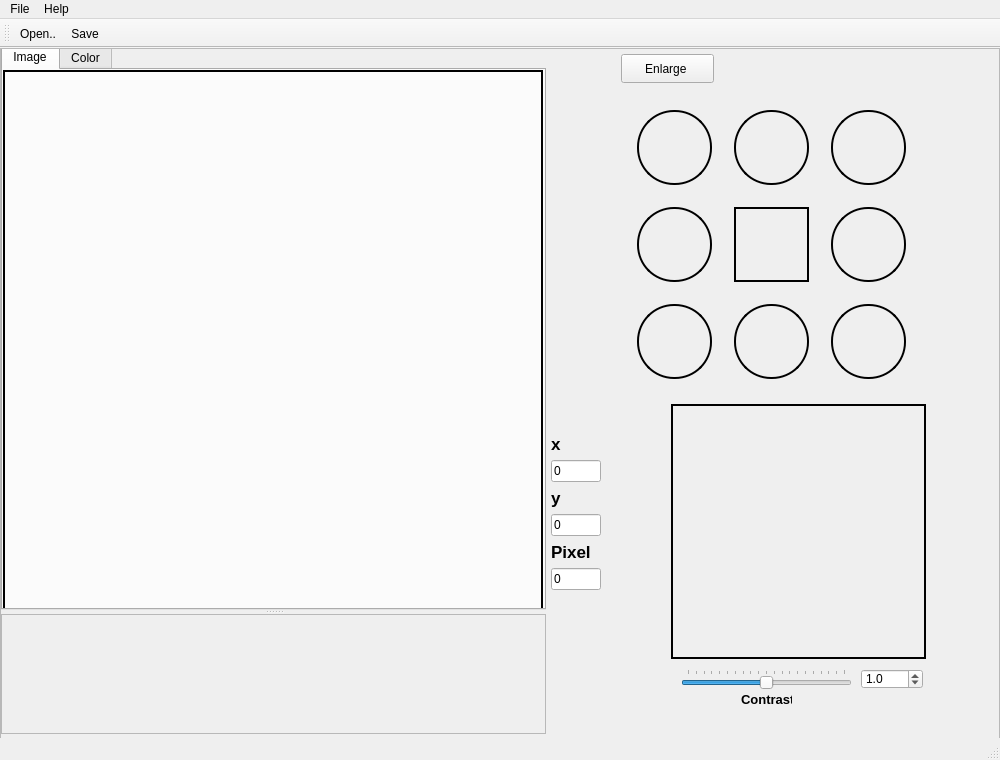
<?xml version="1.0" encoding="UTF-8"?>
<ui version="4.0">
 <class>MainWindow</class>
 <widget class="QMainWindow" name="MainWindow">
  <property name="geometry">
   <rect>
    <x>0</x>
    <y>0</y>
    <width>1000</width>
    <height>760</height>
   </rect>
  </property>
  <property name="windowTitle">
   <string>PiCut</string>
  </property>
  <property name="windowIcon">
   <iconset>
    <normaloff>../icon/crop.png</normaloff>../icon/crop.png</iconset>
  </property>
  <property name="accessibleName">
   <string/>
  </property>
  <property name="styleSheet">
   <string notr="true">QPushButton::hover {
    background: #D3D3D3;
	}
    
QPushButton::pressed{
    background: #C3C3C3;
    color: purple;
	}</string>
  </property>
  <widget class="QWidget" name="centralwidget">
   <property name="maximumSize">
    <size>
     <width>1000</width>
     <height>760</height>
    </size>
   </property>
   <widget class="QScrollArea" name="scrollArea_3">
    <property name="geometry">
     <rect>
      <x>0</x>
      <y>0</y>
      <width>1000</width>
      <height>760</height>
     </rect>
    </property>
    <property name="sizePolicy">
     <sizepolicy hsizetype="Maximum" vsizetype="Maximum">
      <horstretch>0</horstretch>
      <verstretch>0</verstretch>
     </sizepolicy>
    </property>
    <property name="minimumSize">
     <size>
      <width>0</width>
      <height>760</height>
     </size>
    </property>
    <property name="maximumSize">
     <size>
      <width>1000</width>
      <height>760</height>
     </size>
    </property>
    <property name="widgetResizable">
     <bool>true</bool>
    </property>
    <widget class="QWidget" name="scrollAreaWidgetContents">
     <property name="geometry">
      <rect>
       <x>0</x>
       <y>0</y>
       <width>998</width>
       <height>758</height>
      </rect>
     </property>
     <property name="sizePolicy">
      <sizepolicy hsizetype="Preferred" vsizetype="Preferred">
       <horstretch>0</horstretch>
       <verstretch>0</verstretch>
      </sizepolicy>
     </property>
     <widget class="QLabel" name="label">
      <property name="geometry">
       <rect>
        <x>740</x>
        <y>640</y>
        <width>51</width>
        <height>20</height>
       </rect>
      </property>
      <property name="font">
       <font>
        <pointsize>10</pointsize>
        <bold>true</bold>
       </font>
      </property>
      <property name="text">
       <string>Contrast</string>
      </property>
     </widget>
     <widget class="QWidget" name="layoutWidget">
      <property name="geometry">
       <rect>
        <x>550</x>
        <y>385</y>
        <width>51</width>
        <height>173</height>
       </rect>
      </property>
      <layout class="QFormLayout" name="formLayout">
       <item row="0" column="0">
        <widget class="QLabel" name="nameLabel_2">
         <property name="font">
          <font>
           <pointsize>13</pointsize>
           <bold>true</bold>
          </font>
         </property>
         <property name="text">
          <string>x</string>
         </property>
        </widget>
       </item>
       <item row="1" column="0">
        <widget class="QLineEdit" name="xValue">
         <property name="maximumSize">
          <size>
           <width>50</width>
           <height>16777215</height>
          </size>
         </property>
         <property name="text">
          <string>0</string>
         </property>
        </widget>
       </item>
       <item row="2" column="0">
        <widget class="QLabel" name="nameLabel_3">
         <property name="font">
          <font>
           <pointsize>13</pointsize>
           <bold>true</bold>
          </font>
         </property>
         <property name="text">
          <string>y</string>
         </property>
        </widget>
       </item>
       <item row="3" column="0">
        <widget class="QLineEdit" name="yValue">
         <property name="maximumSize">
          <size>
           <width>50</width>
           <height>16777215</height>
          </size>
         </property>
         <property name="text">
          <string>0</string>
         </property>
        </widget>
       </item>
       <item row="4" column="0">
        <widget class="QLabel" name="nameLabel_4">
         <property name="font">
          <font>
           <pointsize>13</pointsize>
           <bold>true</bold>
          </font>
         </property>
         <property name="text">
          <string>Pixel</string>
         </property>
        </widget>
       </item>
       <item row="5" column="0">
        <widget class="QLineEdit" name="pixelValue">
         <property name="maximumSize">
          <size>
           <width>50</width>
           <height>16777215</height>
          </size>
         </property>
         <property name="text">
          <string>0</string>
         </property>
        </widget>
       </item>
      </layout>
     </widget>
     <widget class="QLabel" name="nameLabel">
      <property name="geometry">
       <rect>
        <x>550</x>
        <y>345</y>
        <width>50</width>
        <height>29</height>
       </rect>
      </property>
      <property name="font">
       <font>
        <pointsize>13</pointsize>
        <bold>true</bold>
       </font>
      </property>
      <property name="text">
       <string/>
      </property>
     </widget>
     <widget class="QDoubleSpinBox" name="contrastdoubleSpinBox">
      <property name="geometry">
       <rect>
        <x>860</x>
        <y>620</y>
        <width>62</width>
        <height>20</height>
       </rect>
      </property>
      <property name="decimals">
       <number>1</number>
      </property>
      <property name="maximum">
       <double>2.000000000000000</double>
      </property>
      <property name="singleStep">
       <double>0.100000000000000</double>
      </property>
      <property name="value">
       <double>1.000000000000000</double>
      </property>
     </widget>
     <widget class="QSlider" name="contrastSlider">
      <property name="geometry">
       <rect>
        <x>680</x>
        <y>620</y>
        <width>171</width>
        <height>20</height>
       </rect>
      </property>
      <property name="minimum">
       <number>0</number>
      </property>
      <property name="maximum">
       <number>20</number>
      </property>
      <property name="singleStep">
       <number>1</number>
      </property>
      <property name="pageStep">
       <number>1</number>
      </property>
      <property name="value">
       <number>10</number>
      </property>
      <property name="orientation">
       <enum>Qt::Horizontal</enum>
      </property>
      <property name="invertedAppearance">
       <bool>false</bool>
      </property>
      <property name="invertedControls">
       <bool>false</bool>
      </property>
      <property name="tickPosition">
       <enum>QSlider::TicksAbove</enum>
      </property>
      <property name="tickInterval">
       <number>0</number>
      </property>
     </widget>
     <widget class="ImageWidget" name="cutImageWidget" native="true">
      <property name="geometry">
       <rect>
        <x>670</x>
        <y>355</y>
        <width>255</width>
        <height>255</height>
       </rect>
      </property>
      <property name="styleSheet">
       <string notr="true">QWidget {
  border: 2px solid #000000;
}</string>
      </property>
     </widget>
     <widget class="QPushButton" name="chooseButton">
      <property name="geometry">
       <rect>
        <x>620</x>
        <y>5</y>
        <width>93</width>
        <height>29</height>
       </rect>
      </property>
      <property name="styleSheet">
       <string notr="true"/>
      </property>
      <property name="text">
       <string>Enlarge </string>
      </property>
     </widget>
     <widget class="QSplitter" name="splitter">
      <property name="geometry">
       <rect>
        <x>0</x>
        <y>-5</y>
        <width>545</width>
        <height>690</height>
       </rect>
      </property>
      <property name="orientation">
       <enum>Qt::Vertical</enum>
      </property>
      <widget class="QTabWidget" name="tabWidget">
       <property name="currentIndex">
        <number>0</number>
       </property>
       <widget class="QWidget" name="tab_3">
        <attribute name="title">
         <string>Image</string>
        </attribute>
        <widget class="ImageWidget" name="ImageWidget" native="true">
         <property name="geometry">
          <rect>
           <x>0</x>
           <y>0</y>
           <width>540</width>
           <height>540</height>
          </rect>
         </property>
         <property name="minimumSize">
          <size>
           <width>540</width>
           <height>540</height>
          </size>
         </property>
         <property name="styleSheet">
          <string notr="true">QWidget {
  border: 2px solid #000000;
}</string>
         </property>
        </widget>
       </widget>
       <widget class="QWidget" name="tab_4">
        <attribute name="title">
         <string>Color</string>
        </attribute>
        <widget class="QTableView" name="tableView">
         <property name="geometry">
          <rect>
           <x>0</x>
           <y>0</y>
           <width>540</width>
           <height>540</height>
          </rect>
         </property>
         <property name="sizePolicy">
          <sizepolicy hsizetype="Preferred" vsizetype="Preferred">
           <horstretch>0</horstretch>
           <verstretch>0</verstretch>
          </sizepolicy>
         </property>
         <property name="maximumSize">
          <size>
           <width>540</width>
           <height>540</height>
          </size>
         </property>
         <property name="lineWidth">
          <number>1</number>
         </property>
         <property name="sizeAdjustPolicy">
          <enum>QAbstractScrollArea::AdjustToContents</enum>
         </property>
         <property name="alternatingRowColors">
          <bool>true</bool>
         </property>
         <property name="iconSize">
          <size>
           <width>0</width>
           <height>0</height>
          </size>
         </property>
         <property name="textElideMode">
          <enum>Qt::ElideRight</enum>
         </property>
         <property name="sortingEnabled">
          <bool>false</bool>
         </property>
         <attribute name="horizontalHeaderCascadingSectionResizes">
          <bool>false</bool>
         </attribute>
         <attribute name="horizontalHeaderDefaultSectionSize">
          <number>28</number>
         </attribute>
         <attribute name="horizontalHeaderStretchLastSection">
          <bool>false</bool>
         </attribute>
         <attribute name="verticalHeaderStretchLastSection">
          <bool>false</bool>
         </attribute>
        </widget>
       </widget>
      </widget>
      <widget class="QScrollArea" name="scrollArea">
       <property name="minimumSize">
        <size>
         <width>540</width>
         <height>120</height>
        </size>
       </property>
       <property name="styleSheet">
        <string notr="true"/>
       </property>
       <property name="verticalScrollBarPolicy">
        <enum>Qt::ScrollBarAsNeeded</enum>
       </property>
       <property name="horizontalScrollBarPolicy">
        <enum>Qt::ScrollBarAsNeeded</enum>
       </property>
       <property name="widgetResizable">
        <bool>true</bool>
       </property>
       <widget class="QWidget" name="scrollArea_2">
        <property name="geometry">
         <rect>
          <x>0</x>
          <y>0</y>
          <width>543</width>
          <height>118</height>
         </rect>
        </property>
       </widget>
      </widget>
     </widget>
     <widget class="QStackedWidget" name="stackedWidget">
      <property name="geometry">
       <rect>
        <x>620</x>
        <y>45</y>
        <width>311</width>
        <height>311</height>
       </rect>
      </property>
      <property name="currentIndex">
       <number>0</number>
      </property>
      <widget class="QWidget" name="page_1">
       <widget class="QWidget" name="layoutWidget">
        <property name="geometry">
         <rect>
          <x>0</x>
          <y>0</y>
          <width>301</width>
          <height>301</height>
         </rect>
        </property>
        <layout class="QGridLayout" name="gridLayout">
         <item row="0" column="0">
          <widget class="QPushButton" name="upleftButton">
           <property name="minimumSize">
            <size>
             <width>75</width>
             <height>75</height>
            </size>
           </property>
           <property name="maximumSize">
            <size>
             <width>90</width>
             <height>90</height>
            </size>
           </property>
           <property name="styleSheet">
            <string notr="true">QPushButton {
    border: 2px solid #000000;
    border-radius: 37px;
    }
QPushButton::hover {
    background: #D3D3D3;
	}
    
QPushButton::pressed{
    background: #C3C3C3;
    color: purple;
	}

</string>
           </property>
           <property name="text">
            <string/>
           </property>
           <property name="icon">
            <iconset>
             <normaloff>../icon/up-left-arrow.png</normaloff>../icon/up-left-arrow.png</iconset>
           </property>
           <property name="iconSize">
            <size>
             <width>60</width>
             <height>60</height>
            </size>
           </property>
          </widget>
         </item>
         <item row="0" column="1">
          <widget class="QPushButton" name="upButton">
           <property name="minimumSize">
            <size>
             <width>50</width>
             <height>50</height>
            </size>
           </property>
           <property name="maximumSize">
            <size>
             <width>75</width>
             <height>75</height>
            </size>
           </property>
           <property name="styleSheet">
            <string notr="true">QPushButton {
    border: 2px solid #000000;
    border-radius: 37px;
    }</string>
           </property>
           <property name="text">
            <string/>
           </property>
           <property name="icon">
            <iconset>
             <normaloff>../icon/up-arrow.png</normaloff>../icon/up-arrow.png</iconset>
           </property>
           <property name="iconSize">
            <size>
             <width>95</width>
             <height>95</height>
            </size>
           </property>
          </widget>
         </item>
         <item row="0" column="2">
          <widget class="QPushButton" name="uprightButton">
           <property name="minimumSize">
            <size>
             <width>50</width>
             <height>50</height>
            </size>
           </property>
           <property name="maximumSize">
            <size>
             <width>75</width>
             <height>75</height>
            </size>
           </property>
           <property name="styleSheet">
            <string notr="true">QPushButton {
    border: 2px solid #000000;
    border-radius: 37px;
    }</string>
           </property>
           <property name="text">
            <string/>
           </property>
           <property name="icon">
            <iconset>
             <normaloff>../icon/up-right-arrow.png</normaloff>../icon/up-right-arrow.png</iconset>
           </property>
           <property name="iconSize">
            <size>
             <width>60</width>
             <height>60</height>
            </size>
           </property>
          </widget>
         </item>
         <item row="1" column="0">
          <widget class="QPushButton" name="leftButton">
           <property name="minimumSize">
            <size>
             <width>50</width>
             <height>50</height>
            </size>
           </property>
           <property name="maximumSize">
            <size>
             <width>75</width>
             <height>75</height>
            </size>
           </property>
           <property name="styleSheet">
            <string notr="true">QPushButton {
    border: 2px solid #000000;
    border-radius: 37px;
    }</string>
           </property>
           <property name="text">
            <string/>
           </property>
           <property name="icon">
            <iconset>
             <normaloff>../icon/left-arrow.png</normaloff>../icon/left-arrow.png</iconset>
           </property>
           <property name="iconSize">
            <size>
             <width>95</width>
             <height>95</height>
            </size>
           </property>
          </widget>
         </item>
         <item row="1" column="1">
          <widget class="QPushButton" name="autocutButton">
           <property name="minimumSize">
            <size>
             <width>75</width>
             <height>75</height>
            </size>
           </property>
           <property name="maximumSize">
            <size>
             <width>75</width>
             <height>75</height>
            </size>
           </property>
           <property name="styleSheet">
            <string notr="true">QPushButton {
    border: 2px solid #000000;
    
    }</string>
           </property>
           <property name="text">
            <string/>
           </property>
           <property name="icon">
            <iconset>
             <normaloff>../icon/four-arrows.png</normaloff>../icon/four-arrows.png</iconset>
           </property>
           <property name="iconSize">
            <size>
             <width>80</width>
             <height>80</height>
            </size>
           </property>
          </widget>
         </item>
         <item row="1" column="2">
          <widget class="QPushButton" name="rightButton">
           <property name="minimumSize">
            <size>
             <width>50</width>
             <height>50</height>
            </size>
           </property>
           <property name="maximumSize">
            <size>
             <width>75</width>
             <height>75</height>
            </size>
           </property>
           <property name="styleSheet">
            <string notr="true">QPushButton {
    border: 2px solid #000000;
    border-radius: 37px;
    }</string>
           </property>
           <property name="text">
            <string/>
           </property>
           <property name="icon">
            <iconset>
             <normaloff>../icon/right-arrow.png</normaloff>../icon/right-arrow.png</iconset>
           </property>
           <property name="iconSize">
            <size>
             <width>95</width>
             <height>95</height>
            </size>
           </property>
          </widget>
         </item>
         <item row="2" column="0">
          <widget class="QPushButton" name="downleftButton">
           <property name="minimumSize">
            <size>
             <width>50</width>
             <height>50</height>
            </size>
           </property>
           <property name="maximumSize">
            <size>
             <width>75</width>
             <height>75</height>
            </size>
           </property>
           <property name="styleSheet">
            <string notr="true">QPushButton {
    border: 2px solid #000000;
    border-radius: 37px;
    }
</string>
           </property>
           <property name="text">
            <string/>
           </property>
           <property name="icon">
            <iconset>
             <normaloff>../icon/down-left-arrow.png</normaloff>../icon/down-left-arrow.png</iconset>
           </property>
           <property name="iconSize">
            <size>
             <width>60</width>
             <height>60</height>
            </size>
           </property>
          </widget>
         </item>
         <item row="2" column="1">
          <widget class="QPushButton" name="downButton">
           <property name="minimumSize">
            <size>
             <width>50</width>
             <height>50</height>
            </size>
           </property>
           <property name="maximumSize">
            <size>
             <width>75</width>
             <height>75</height>
            </size>
           </property>
           <property name="styleSheet">
            <string notr="true">QPushButton {
    border: 2px solid #000000;
    border-radius: 37px;
    }</string>
           </property>
           <property name="text">
            <string/>
           </property>
           <property name="icon">
            <iconset>
             <normaloff>../icon/down-arrow.png</normaloff>../icon/down-arrow.png</iconset>
           </property>
           <property name="iconSize">
            <size>
             <width>95</width>
             <height>95</height>
            </size>
           </property>
          </widget>
         </item>
         <item row="2" column="2">
          <widget class="QPushButton" name="downrightButton">
           <property name="minimumSize">
            <size>
             <width>50</width>
             <height>50</height>
            </size>
           </property>
           <property name="maximumSize">
            <size>
             <width>75</width>
             <height>75</height>
            </size>
           </property>
           <property name="styleSheet">
            <string notr="true">QPushButton {
    border: 2px solid #000000;
    border-radius: 37px;
    }</string>
           </property>
           <property name="text">
            <string/>
           </property>
           <property name="icon">
            <iconset>
             <normaloff>../icon/down-right-arrow.png</normaloff>../icon/down-right-arrow.png</iconset>
           </property>
           <property name="iconSize">
            <size>
             <width>60</width>
             <height>60</height>
            </size>
           </property>
          </widget>
         </item>
        </layout>
       </widget>
      </widget>
      <widget class="QWidget" name="page_3">
       <widget class="QWidget" name="layoutWidget">
        <property name="geometry">
         <rect>
          <x>0</x>
          <y>0</y>
          <width>301</width>
          <height>301</height>
         </rect>
        </property>
        <layout class="QGridLayout" name="gridLayout_2">
         <item row="0" column="0">
          <widget class="QPushButton" name="upleftButton_2">
           <property name="minimumSize">
            <size>
             <width>75</width>
             <height>75</height>
            </size>
           </property>
           <property name="maximumSize">
            <size>
             <width>90</width>
             <height>90</height>
            </size>
           </property>
           <property name="styleSheet">
            <string notr="true">QPushButton {
    border: 2px solid #000000;
    border-radius: 37px;
    }
QPushButton::hover {
    background: #D3D3D3;
	}
    
QPushButton::pressed{
    background: #C3C3C3;
    color: purple;
	}

</string>
           </property>
           <property name="text">
            <string/>
           </property>
           <property name="icon">
            <iconset>
             <normaloff>../icon/down-right-arrow.png</normaloff>../icon/down-right-arrow.png</iconset>
           </property>
           <property name="iconSize">
            <size>
             <width>60</width>
             <height>60</height>
            </size>
           </property>
          </widget>
         </item>
         <item row="0" column="1">
          <widget class="QPushButton" name="upButton_2">
           <property name="minimumSize">
            <size>
             <width>50</width>
             <height>50</height>
            </size>
           </property>
           <property name="maximumSize">
            <size>
             <width>75</width>
             <height>75</height>
            </size>
           </property>
           <property name="styleSheet">
            <string notr="true">QPushButton {
    border: 2px solid #000000;
    border-radius: 37px;
    }</string>
           </property>
           <property name="text">
            <string/>
           </property>
           <property name="icon">
            <iconset>
             <normaloff>../icon/up-arrow.png</normaloff>../icon/up-arrow.png</iconset>
           </property>
           <property name="iconSize">
            <size>
             <width>95</width>
             <height>95</height>
            </size>
           </property>
          </widget>
         </item>
         <item row="0" column="2">
          <widget class="QPushButton" name="uprightButton_2">
           <property name="minimumSize">
            <size>
             <width>50</width>
             <height>50</height>
            </size>
           </property>
           <property name="maximumSize">
            <size>
             <width>75</width>
             <height>75</height>
            </size>
           </property>
           <property name="styleSheet">
            <string notr="true">QPushButton {
    border: 2px solid #000000;
    border-radius: 37px;
    }</string>
           </property>
           <property name="text">
            <string/>
           </property>
           <property name="icon">
            <iconset>
             <normaloff>../icon/down-left-arrow.png</normaloff>../icon/down-left-arrow.png</iconset>
           </property>
           <property name="iconSize">
            <size>
             <width>60</width>
             <height>60</height>
            </size>
           </property>
          </widget>
         </item>
         <item row="1" column="0">
          <widget class="QPushButton" name="leftButton_2">
           <property name="minimumSize">
            <size>
             <width>50</width>
             <height>50</height>
            </size>
           </property>
           <property name="maximumSize">
            <size>
             <width>75</width>
             <height>75</height>
            </size>
           </property>
           <property name="styleSheet">
            <string notr="true">QPushButton {
    border: 2px solid #000000;
    border-radius: 37px;
    }</string>
           </property>
           <property name="text">
            <string/>
           </property>
           <property name="icon">
            <iconset>
             <normaloff>../icon/left-arrow.png</normaloff>../icon/left-arrow.png</iconset>
           </property>
           <property name="iconSize">
            <size>
             <width>95</width>
             <height>95</height>
            </size>
           </property>
          </widget>
         </item>
         <item row="1" column="1">
          <widget class="QPushButton" name="autocutButton_2">
           <property name="minimumSize">
            <size>
             <width>75</width>
             <height>75</height>
            </size>
           </property>
           <property name="maximumSize">
            <size>
             <width>75</width>
             <height>75</height>
            </size>
           </property>
           <property name="styleSheet">
            <string notr="true">QPushButton {
    border: 2px solid #000000;
    
    }</string>
           </property>
           <property name="text">
            <string/>
           </property>
           <property name="icon">
            <iconset>
             <normaloff>../icon/four-arrows.png</normaloff>../icon/four-arrows.png</iconset>
           </property>
           <property name="iconSize">
            <size>
             <width>80</width>
             <height>80</height>
            </size>
           </property>
          </widget>
         </item>
         <item row="1" column="2">
          <widget class="QPushButton" name="rightButton_2">
           <property name="minimumSize">
            <size>
             <width>50</width>
             <height>50</height>
            </size>
           </property>
           <property name="maximumSize">
            <size>
             <width>75</width>
             <height>75</height>
            </size>
           </property>
           <property name="styleSheet">
            <string notr="true">QPushButton {
    border: 2px solid #000000;
    border-radius: 37px;
    }</string>
           </property>
           <property name="text">
            <string/>
           </property>
           <property name="icon">
            <iconset>
             <normaloff>../icon/right-arrow.png</normaloff>../icon/right-arrow.png</iconset>
           </property>
           <property name="iconSize">
            <size>
             <width>95</width>
             <height>95</height>
            </size>
           </property>
          </widget>
         </item>
         <item row="2" column="0">
          <widget class="QPushButton" name="downleftButton_2">
           <property name="minimumSize">
            <size>
             <width>50</width>
             <height>50</height>
            </size>
           </property>
           <property name="maximumSize">
            <size>
             <width>75</width>
             <height>75</height>
            </size>
           </property>
           <property name="styleSheet">
            <string notr="true">QPushButton {
    border: 2px solid #000000;
    border-radius: 37px;
    }
</string>
           </property>
           <property name="text">
            <string/>
           </property>
           <property name="icon">
            <iconset>
             <normaloff>../icon/up-right-arrow.png</normaloff>../icon/up-right-arrow.png</iconset>
           </property>
           <property name="iconSize">
            <size>
             <width>60</width>
             <height>60</height>
            </size>
           </property>
          </widget>
         </item>
         <item row="2" column="1">
          <widget class="QPushButton" name="downButton_2">
           <property name="minimumSize">
            <size>
             <width>50</width>
             <height>50</height>
            </size>
           </property>
           <property name="maximumSize">
            <size>
             <width>75</width>
             <height>75</height>
            </size>
           </property>
           <property name="styleSheet">
            <string notr="true">QPushButton {
    border: 2px solid #000000;
    border-radius: 37px;
    }</string>
           </property>
           <property name="text">
            <string/>
           </property>
           <property name="icon">
            <iconset>
             <normaloff>../icon/down-arrow.png</normaloff>../icon/down-arrow.png</iconset>
           </property>
           <property name="iconSize">
            <size>
             <width>95</width>
             <height>95</height>
            </size>
           </property>
          </widget>
         </item>
         <item row="2" column="2">
          <widget class="QPushButton" name="downrightButton_2">
           <property name="minimumSize">
            <size>
             <width>50</width>
             <height>50</height>
            </size>
           </property>
           <property name="maximumSize">
            <size>
             <width>75</width>
             <height>75</height>
            </size>
           </property>
           <property name="styleSheet">
            <string notr="true">QPushButton {
    border: 2px solid #000000;
    border-radius: 37px;
    }</string>
           </property>
           <property name="text">
            <string/>
           </property>
           <property name="icon">
            <iconset>
             <normaloff>../icon/up-left-arrow.png</normaloff>../icon/up-left-arrow.png</iconset>
           </property>
           <property name="iconSize">
            <size>
             <width>60</width>
             <height>60</height>
            </size>
           </property>
          </widget>
         </item>
        </layout>
       </widget>
      </widget>
     </widget>
    </widget>
   </widget>
  </widget>
  <widget class="QMenuBar" name="menubar">
   <property name="geometry">
    <rect>
     <x>0</x>
     <y>0</y>
     <width>1000</width>
     <height>21</height>
    </rect>
   </property>
   <widget class="QMenu" name="menuFile">
    <property name="title">
     <string>File</string>
    </property>
    <addaction name="menuOpen"/>
    <addaction name="menuSave"/>
    <addaction name="menuSaveAs"/>
   </widget>
   <widget class="QMenu" name="menuHelp">
    <property name="title">
     <string>Help</string>
    </property>
    <addaction name="menuSOP"/>
   </widget>
   <addaction name="menuFile"/>
   <addaction name="menuHelp"/>
  </widget>
  <widget class="QStatusBar" name="statusbar"/>
  <widget class="QToolBar" name="toolBar">
   <property name="windowTitle">
    <string>toolBar</string>
   </property>
   <attribute name="toolBarArea">
    <enum>TopToolBarArea</enum>
   </attribute>
   <attribute name="toolBarBreak">
    <bool>false</bool>
   </attribute>
   <addaction name="menuOpen"/>
   <addaction name="menuSave"/>
  </widget>
  <action name="menuOpen">
   <property name="icon">
    <iconset>
     <normaloff>../icon/add-image.png</normaloff>../icon/add-image.png</iconset>
   </property>
   <property name="text">
    <string>Open..</string>
   </property>
  </action>
  <action name="menuSave">
   <property name="icon">
    <iconset>
     <normaloff>../icon/save-image.png</normaloff>../icon/save-image.png</iconset>
   </property>
   <property name="text">
    <string>Save ...</string>
   </property>
   <property name="toolTip">
    <string>Save..</string>
   </property>
  </action>
  <action name="menuSaveAs">
   <property name="text">
    <string>Save As...</string>
   </property>
  </action>
  <action name="menuSOP">
   <property name="text">
    <string>SOP</string>
   </property>
  </action>
 </widget>
 <customwidgets>
  <customwidget>
   <class>ImageWidget</class>
   <extends>QWidget</extends>
   <header>ImageWidget.h</header>
   <container>1</container>
  </customwidget>
 </customwidgets>
 <resources/>
 <connections/>
</ui>
